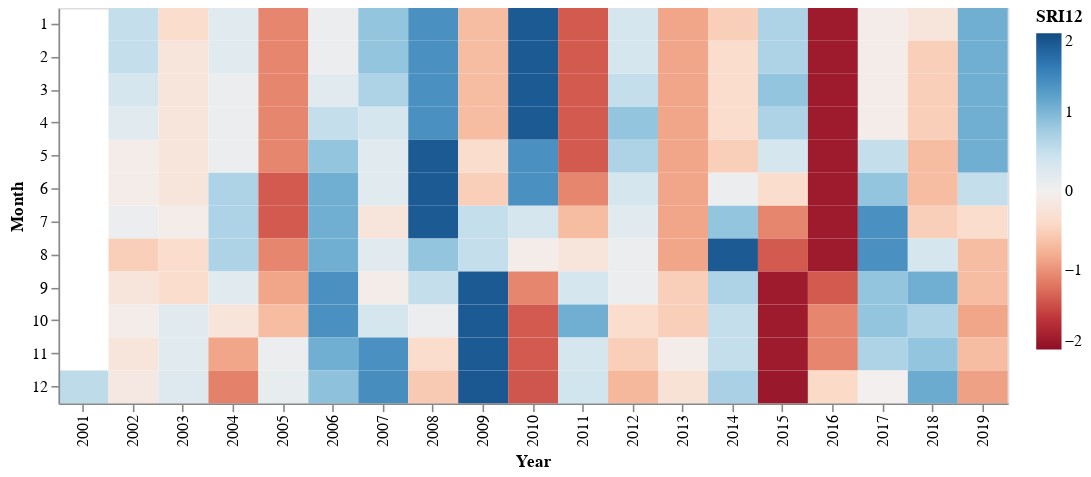

The cell this chart's notebook holds for it:
### Code cell
#SRI 12

alt.Chart(df).mark_rect().encode(
    x='Year:O',
    y='Month:O',
    color=alt.Color(
        'SRI12', scale=alt.Scale(scheme='redblue', domain=(-2, 2))),
    tooltip=[
        alt.Tooltip('Year:O', title='Year'),
        alt.Tooltip('Month:O', title='Month'),
        alt.Tooltip('mean(SRI12):Q', title='SRI12 Indix')
    ]).properties(width=600, height=250)

### Figure 1 — Vega-Lite specification as saved in the notebook (floating-point values rounded to 4 significant figures; data arrays with more than 128 entries replaced by an {"elided": "..."} marker saying what was removed)
{"config": {"view": {"continuousWidth": 400, "continuousHeight": 300}}, "data": {"name": "data-774fa442dcafadde1c1b93c0e29f9b26"}, "mark": "rect", "encoding": {"color": {"field": "SRI12", "scale": {"domain": [-2, 2], "scheme": "redblue"}, "type": "quantitative"}, "tooltip": [{"field": "Year", "title": "Year", "type": "ordinal"}, {"field": "Month", "title": "Month", "type": "ordinal"}, {"aggregate": "mean", "field": "SRI12", "title": "SRI12 Indix", "type": "quantitative"}], "x": {"field": "Year", "type": "ordinal"}, "y": {"field": "Month", "type": "ordinal"}}, "height": 250, "width": 600, "$schema": "https://vega.github.io/schema/vega-lite/v4.17.0.json", "datasets": {"data-774fa442dcafadde1c1b93c0e29f9b26": {"elided": "228 records"}}}
